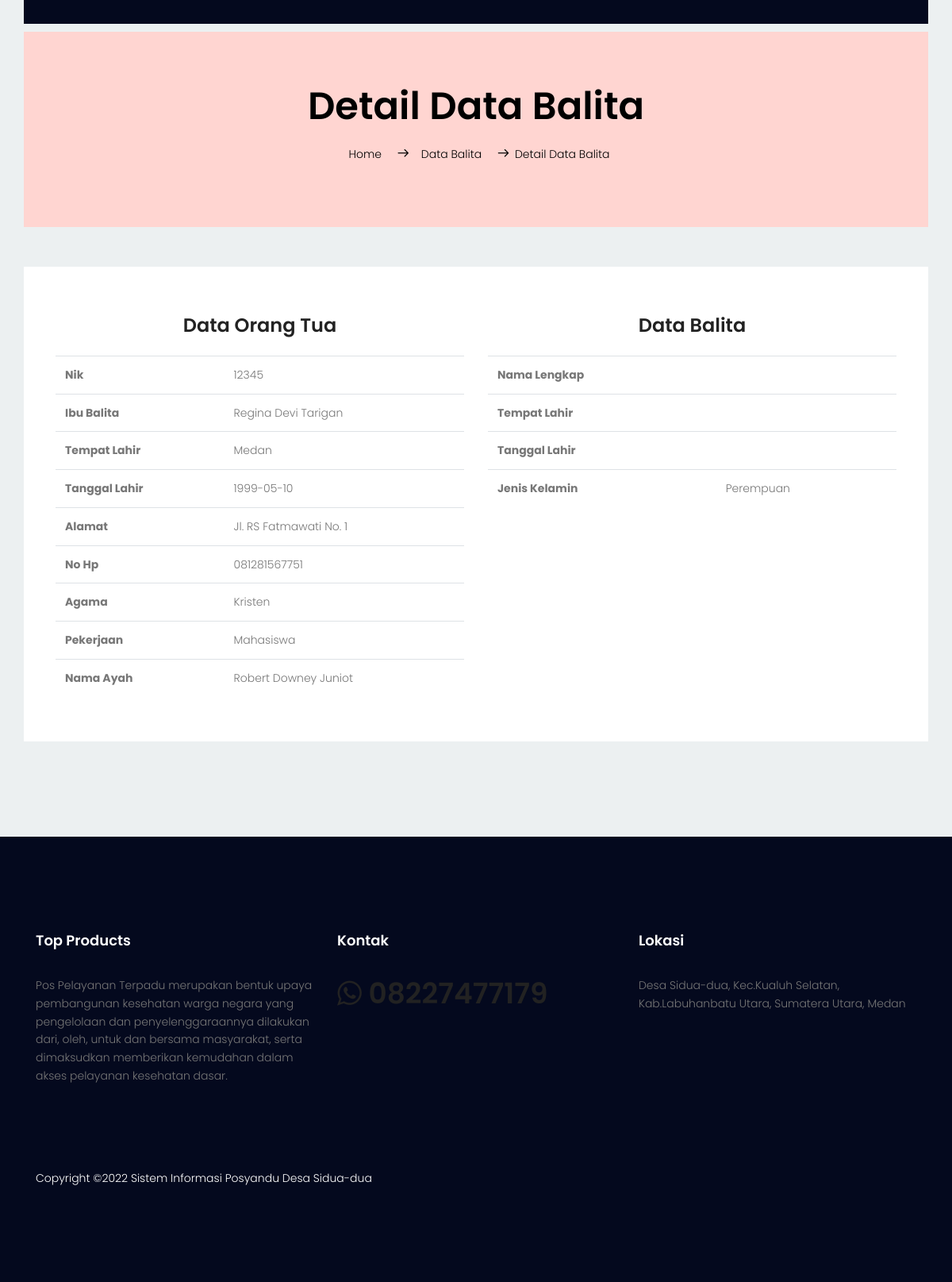
The page /data-balita.php (signed in) on the database its author committed.
### tables this page shows
CREATE TABLE `user` (
  `nik` char(16) NOT NULL,
  `nama` varchar(100) NOT NULL,
  `tempat_lahir` varchar(50) NOT NULL,
  `tgl_lahir` date NOT NULL,
  `alamat` varchar(100) NOT NULL,
  `no_hp` varchar(13) NOT NULL,
  `agama` varchar(9) NOT NULL,
  `pekerjaan` varchar(10) NOT NULL,
  `nama_suami` varchar(50) NOT NULL,
  `akses` enum('user','admin') NOT NULL,
  `username` varchar(20) NOT NULL,
  `password` varchar(255) NOT NULL
);

### session.php (called while the page is built, shortened)
<?php
  if(isset($_SESSION['niku'])){
    $niku = $_SESSION['niku'];
  }
  else{
  	$niku = null;
  	$namau = null;
  	$akses = null;
  }
?>

### data-balita.php (the view)
<?php require_once('head.php');
	$sql = mysqli_query($con, "SELECT * FROM `user` WHERE nik='$niku'");
	$data = mysqli_fetch_array($sql);
	$sql2 = mysqli_query($con, "SELECT * FROM `balita` WHERE nik='$niku'");
	$data2 = mysqli_fetch_array($sql2);
?>
		<div class="site-main-container">
			<section class="top-post-area pt-10">
				<div class="container no-padding">
					<div class="row">
						<div class="col-lg-12">
							<div class="hero-nav-area" style="background: #FFD5D1">
								<h1  class="text-black">Detail Data Balita</h1>
								<p class="text-black link-nav"><a style="color: black"  href="index.php">Home</a>  <span class="lnr lnr-arrow-right"></span><a style="color: black" href="data-balita.php">Data Balita</a> <span class="lnr lnr-arrow-right"></span>Detail Data Balita</p>
							</div>
						</div>
					</div>
				</div>
			</section>
			<section class="latest-post-area pb-120">
				<div class="container no-padding">
					<div class="row">
						<div class="col-lg-12 post-list">
							<div class="single-post-wrap">
								<div class="content-wrap">
                                    <div class="row">
                                        <div class="col-lg-6">
                                            <table class="table table-borderless">
                                                <h3 style="text-align: center;">Data Orang Tua</h3><br>
                                                <tbody>
                                                    <tr>
                                                        <th scope="row">Nik</th>
                                                        <td><?= $data['nik'] ?></td>
                                                    </tr>
                                                    <tr>
                                                        <th scope="row">Ibu Balita</th>
                                                        <td><?= ucwords($data['nama']) ?></td>
                                                    </tr>
                                                    <tr>
                                                        <th scope="row">Tempat Lahir</th>
                                                        <td><?= $data['tempat_lahir'] ?></td>
                                                    </tr>
                                                    <tr>
                                                        <th scope="row">Tanggal Lahir</th>
                                                        <td><?= $data['tgl_lahir'] ?></td>
                                                    </tr>
                                                    <tr>
                                                        <th scope="row">Alamat</th>
                                                        <td><?= $data['alamat'] ?></td>
                                                    </tr>
                                                    <tr>
                                                        <th scope="row">No Hp</th>
                                                        <td><?= $data['no_hp'] ?></td>
                                                    </tr>
                                                    <tr>
                                                        <th scope="row">Agama</th>
                                                        <td><?= $data['agama'] ?></td>
                                                    </tr>
                                                    <tr>
                                                        <th scope="row">Pekerjaan</th>
                                                        <td><?= $data['pekerjaan'] ?></td>
                                                    </tr>
                                                    <tr>
                                                        <th scope="row">Nama Ayah</th>
                                                        <td><?= ucwords($data['nama_suami']) ?></td>
                                                    </tr>
                                                </tbody>
                                            </table>
                                        </div>
                                        <div class="col-lg-6">
                                        <table class="table table-borderless">
                                                <h3 style="text-align: center;">Data Balita</h3><br>
                                                <tbody>
                                                    <tr>
                                                        <th scope="row">Nama Lengkap</th>
                                                        <td><?= ucwords($data2['nama_balita']) ?></td>
                                                    </tr>
                                                    <tr>
                                                        <th scope="row">Tempat Lahir</th>
                                                        <td><?= $data2['tempat_lahir'] ?></td>
                                                    </tr>
                                                    <tr>
                                                        <th scope="row">Tanggal Lahir</th>
                                                        <td><?= $data2['tgl_lahir'] ?></td>
                                                    </tr>
                                                    <tr>
                                                        <th scope="row">Jenis Kelamin</th>
                                                        <td><?php if($data2['jenkel'] == 'L') { echo "Laki-laki"; } else { echo "Perempuan"; } ?></td>
                                                    </tr>
                                                </tbody>
                                            </table>
                                        </div>
                                    </div>
                                </div>
						</div>
					</div>
				</div>
			</div>
		</section>
	</div>
<?php require_once('footer.php') ?>

### css/main.css (style rules this page uses)
body { color: #777777; font-family: "Poppins", sans-serif; font-size: 14px; font-weight: 300; line-height: 1.625em; position: relative; }
a { -webkit-transition: all 0.3s ease 0s; -moz-transition: all 0.3s ease 0s; -o-transition: all 0.3s ease 0s; transition: all 0.3s ease 0s; }
a, a:focus, a:hover { text-decoration: none; outline: 0; }
h1, h2, h3, h4, h5, h6 { font-family: "Poppins", sans-serif; color: #222222; line-height: 1.2em !important; margin-bottom: 0; margin-top: 0; font-weight: 600; }
h1, .h1 { font-size: 36px; }
h3, .h3 { font-size: 24px; }
td, th { border-radius: 0px; }
.pt-10 { padding-top: 10px; }
.pb-120 { padding-bottom: 120px; }
.text-black { color: #000; }
.container.no-padding { padding-left: 0; padding-right: 0; }
.no-padding { padding: 0; }
body { background: #ecf0f1; }
.site-main-container { background: #ecf0f1; }
.latest-post-area { margin-top: 50px; }
.hero-nav-area { text-align: center; background: #f6214b; color: #fff; padding: 65px 0px; }
.hero-nav-area h1 { font-size: 48px; margin-bottom: 20px; }
.hero-nav-area p .lnr { font-size: 14px; font-weight: 700; padding: 0px 8px; }
.hero-nav-area p a { padding: 0px 8px; color: #fff; }
.single-post-wrap { padding: 20px; background: #fff; }
.single-post-wrap .content-wrap { padding: 20px; }
.single-post-wrap h3 { margin-top: 20px; }

### rows shown on the page
user: nik "12345", nama "Regina Devi Tarigan", tempat_lahir "Medan", tgl_lahir "1999-05-10", alamat "Jl. RS Fatmawati No. 1", no_hp "081281567751", agama "Kristen", pekerjaan "Mahasiswa", nama_suami "Robert Downey Juniot"
